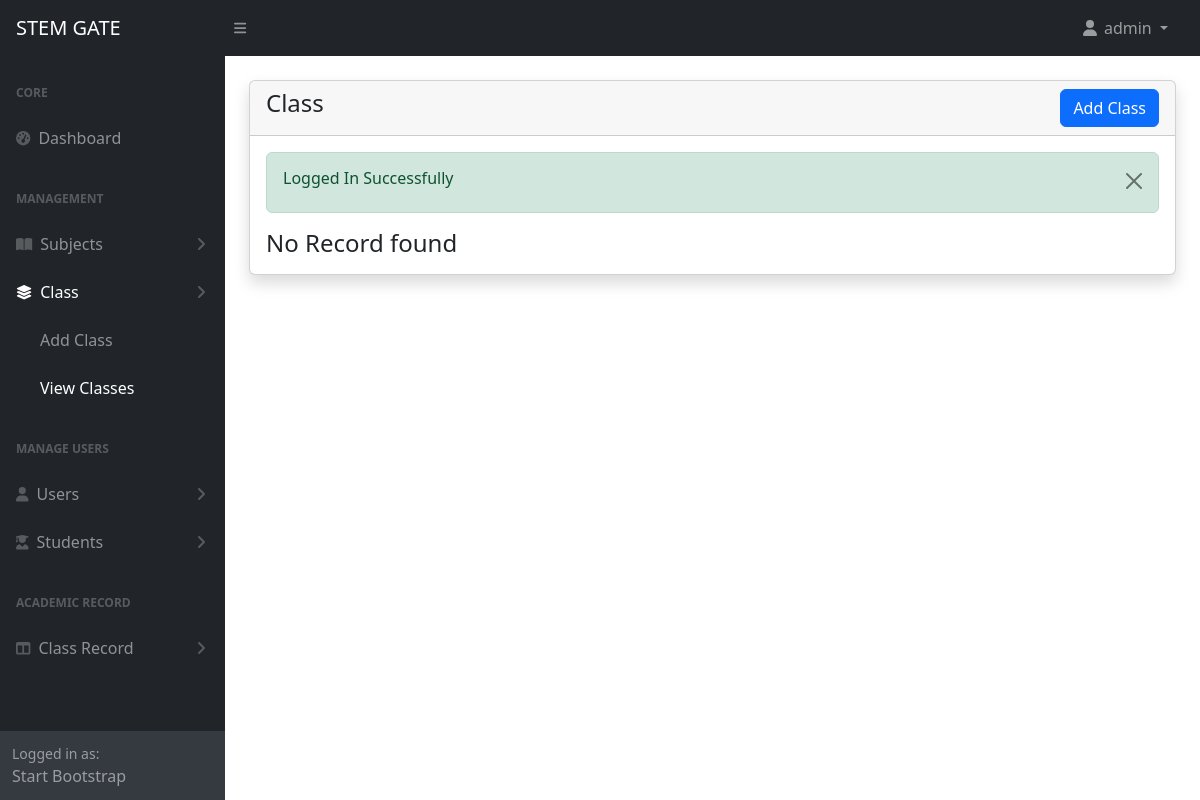
Page /admin/classes.php (signed in) on the earlier database version.
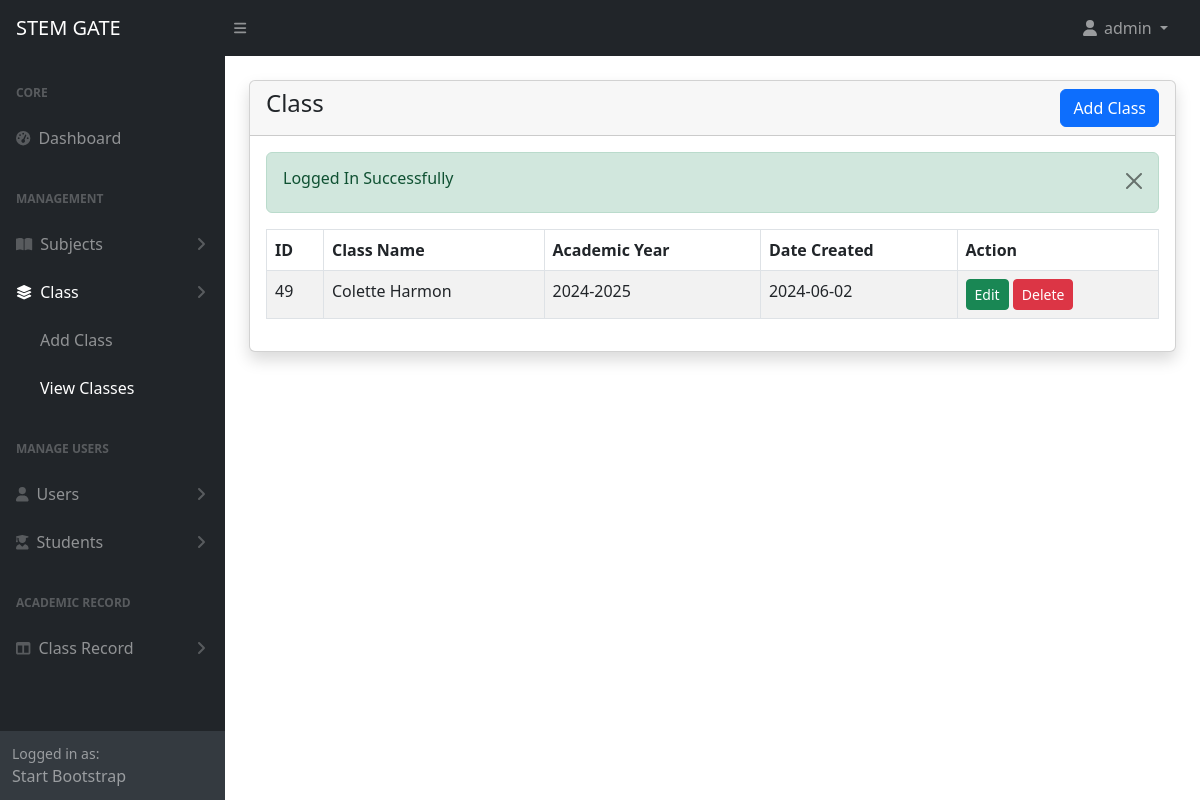
Same page on the later database version.
### tables this page shows
CREATE TABLE `classes` (
  `id` int(11) NOT NULL,
  `name` varchar(255) NOT NULL,
  `academic_year` varchar(255) NOT NULL,
  `subjects` longtext NOT NULL CHECK (json_valid(`subjects`)),
  `created_at` timestamp NOT NULL DEFAULT current_timestamp()
);

### admin/classes.php (the view, shortened to what this page needs)
<?php include('includes/header.php') ?>
<div class="container-fluid px-4">
    <div class="card mt-4 shadow">
        <div class="card-header">
            <h4 class="mb-0">Class
                <a href="classes-create.php" class="btn btn-primary float-end">Add Class</a>
            </h4>
        </div>
        <div class="card-body">
            <?php
            $classes = getAll('classes');
            if (mysqli_num_rows($classes) > 0) {
            ?>
                <div class="table-responsive">
                    <table class="table table-striped table-bordered" id="classes_table">
                        <thead>
                            <tr>
                                <th>ID</th>
                                <th>Class Name</th>
                                <th>Academic Year</th>
                                <th>Date Created</th>
                                <th>Action</th>
                            </tr>
                        </thead>
                        <tbody>
                            <?php foreach ($classes as  $item) : ?>
                                <tr>
                                    <td><?= $item['id'] ?></td>
                                    <td><?= $item['name'] ?></td>
                                    <td><?= $item['academic_year'] ?></td>
                                    <td><?= convertToDateOnly($item['created_at']) ?></td>
                                    <td>
                                        <a href="classes-edit.php?id=<?= $item['id']; ?>" class="btn btn-success btn-sm">Edit</a>
                                        <a href="classes-delete.php?id=<?= $item['id']; ?>" class="btn btn-danger btn-sm" onclick="return confirm('Are you sure you want to delete this data?')">Delete</a>
                                    </td>
                                </tr>
                            <?php endforeach; ?>
                        </tbody>
                    </table>
                </div>
            <?php
            } else {
            ?>
                <h4 class="mb-0">No Record found</h4>
            <?php
            }
            ?>
        </div>
    </div>
</div>
<?php include('includes/footer.php') ?>

Differences in the rows shown:
added classes: id "49", name "Colette Harmon", academic_year "2024-2025", created_at "2024-06-02"
Other differences:
text no longer shown: "No Record found"
text now shown: "ID Class Name Academic Year Date Created Action"
